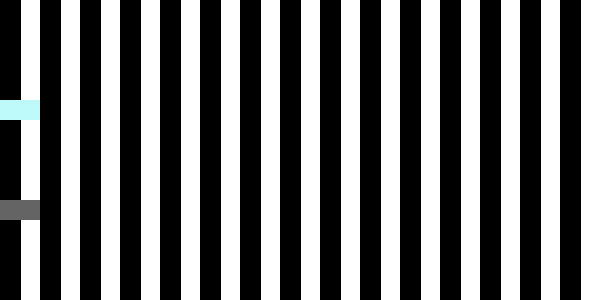
Frame 1 (no input)
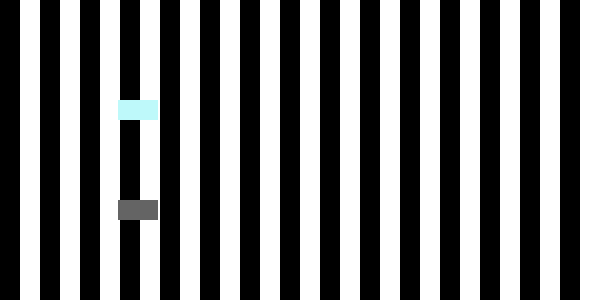
Frame 60 (the mouse pressed at the canvas centre just before this capture)
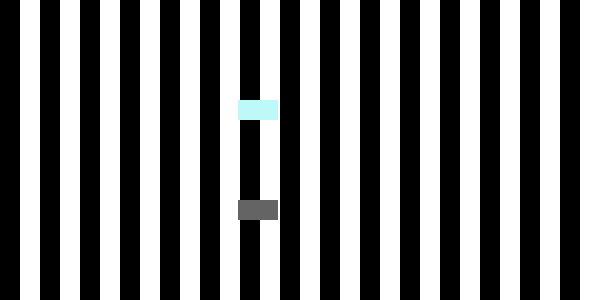
Frame 120 (the mouse held since frame 60 and released just before this capture)

The Processing sketch that drew these frames (run headless with seeded random() and noise(); from frame 60 on, the mouse is pressed at the canvas centre):

// Processing sketch: SteppingFeet
// ── SteppingFeet.pde
// Daihan Zhu
// 20643647

float x = 0;
float i = 0;

void setup() {
 size(600, 300);
}

void draw() {
  
  background(255);
  
  // black stripes
  for(int x = 0; x < width; x += 40){
    fill(0);
    rect(x, 0, 20, height);  
    
  }
  
  // dark foot
  fill(190, 249, 250);
  noStroke();
  rect(i, 100, 40, 20);
 
  // light foot
  fill(100);
  rect(i, 200, 40, 20);
  
  // Speed
   i = i + 2;
   
  // Reset to left
   if (i > 640){
     i = 0;
   }
}
